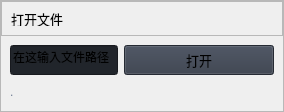
                        <widget class="QFrame" name="row_1">
                         <property name="frameShape">
                          <enum>QFrame::StyledPanel</enum>
                         </property>
                         <property name="frameShadow">
                          <enum>QFrame::Raised</enum>
                         </property>
                         <layout class="QVBoxLayout" name="verticalLayout_16">
                          <property name="spacing">
                           <number>0</number>
                          </property>
                          <property name="leftMargin">
                           <number>0</number>
                          </property>
                          <property name="topMargin">
                           <number>0</number>
                          </property>
                          <property name="rightMargin">
                           <number>0</number>
                          </property>
                          <property name="bottomMargin">
                           <number>0</number>
                          </property>
                          <item>
                           <widget class="QFrame" name="frame_div_content_1">
                            <property name="minimumSize">
                             <size>
                              <width>0</width>
                              <height>110</height>
                             </size>
                            </property>
                            <property name="maximumSize">
                             <size>
                              <width>16777215</width>
                              <height>110</height>
                             </size>
                            </property>
                            <property name="frameShape">
                             <enum>QFrame::NoFrame</enum>
                            </property>
                            <property name="frameShadow">
                             <enum>QFrame::Raised</enum>
                            </property>
                            <layout class="QVBoxLayout" name="verticalLayout_17">
                             <property name="spacing">
                              <number>0</number>
                             </property>
                             <property name="leftMargin">
                              <number>0</number>
                             </property>
                             <property name="topMargin">
                              <number>0</number>
                             </property>
                             <property name="rightMargin">
                              <number>0</number>
                             </property>
                             <property name="bottomMargin">
                              <number>0</number>
                             </property>
                             <item>
                              <widget class="QFrame" name="frame_title_wid_1">
                               <property name="maximumSize">
                                <size>
                                 <width>16777215</width>
                                 <height>35</height>
                                </size>
                               </property>
                               <property name="frameShape">
                                <enum>QFrame::StyledPanel</enum>
                               </property>
                               <property name="frameShadow">
                                <enum>QFrame::Raised</enum>
                               </property>
                               <layout class="QVBoxLayout" name="verticalLayout_18">
                                <item>
                                 <widget class="QLabel" name="labelBoxBlenderInstalation">
                                  <property name="font">
                                   <font>
                                    <family>Segoe UI</family>
                                    <pointsize>10</pointsize>
                                    <italic>false</italic>
                                    <bold>false</bold>
                                   </font>
                                  </property>
                                  <property name="styleSheet">
                                   <string notr="true"/>
                                  </property>
                                  <property name="text">
                                   <string>打开文件</string>
                                  </property>
                                 </widget>
                                </item>
                               </layout>
                              </widget>
                             </item>
                             <item>
                              <widget class="QFrame" name="frame_content_wid_1">
                               <property name="frameShape">
                                <enum>QFrame::NoFrame</enum>
                               </property>
                               <property name="frameShadow">
                                <enum>QFrame::Raised</enum>
                               </property>
                               <layout class="QHBoxLayout" name="horizontalLayout_9">
                                <item>
                                 <layout class="QGridLayout" name="gridLayout">
                                  <property name="bottomMargin">
                                   <number>0</number>
                                  </property>
                                  <item row="0" column="0">
                                   <widget class="QLineEdit" name="lineEdit">
                                    <property name="minimumSize">
                                     <size>
                                      <width>0</width>
                                      <height>30</height>
                                     </size>
                                    </property>
                                    <property name="styleSheet">
                                     <string notr="true">background-color: rgb(33, 37, 43);</string>
                                    </property>
                                    <property name="text">
                                     <string>在这输入文件路径</string>
                                    </property>
                                    <property name="placeholderText">
                                     <string>Type here</string>
                                    </property>
                                   </widget>
                                  </item>
                                  <item row="0" column="1">
                                   <widget class="QPushButton" name="pushButton">
                                    <property name="minimumSize">
                                     <size>
                                      <width>150</width>
                                      <height>30</height>
                                     </size>
                                    </property>
                                    <property name="font">
                                     <font>
                                      <family>Segoe UI</family>
                                      <pointsize>10</pointsize>
                                      <italic>false</italic>
                                      <bold>false</bold>
                                     </font>
                                    </property>
                                    <property name="cursor">
                                     <cursorShape>PointingHandCursor</cursorShape>
                                    </property>
                                    <property name="styleSheet">
                                     <string notr="true">background-color: rgb(52, 59, 72);</string>
                                    </property>
                                    <property name="text">
                                     <string>打开</string>
                                    </property>
                                    <property name="icon">
                                     <iconset resource="../resources.qrc">
                                      <normaloff>:/icons/images/icons/cil-folder-open.png</normaloff>:/icons/images/icons/cil-folder-open.png</iconset>
                                    </property>
                                   </widget>
                                  </item>
                                  <item row="1" column="0" colspan="2">
                                   <widget class="QLabel" name="labelVersion_3">
                                    <property name="styleSheet">
                                     <string notr="true">color: rgb(113, 126, 149);</string>
                                    </property>
                                    <property name="lineWidth">
                                     <number>1</number>
                                    </property>
                                    <property name="text">
                                     <string>.</string>
                                    </property>
                                    <property name="alignment">
                                     <set>Qt::AlignLeading|Qt::AlignLeft|Qt::AlignVCenter</set>
                                    </property>
                                   </widget>
                                  </item>
                                 </layout>
                                </item>
                               </layout>
                              </widget>
                             </item>
                            </layout>
                           </widget>
                          </item>
                         </layout>
                        </widget>
